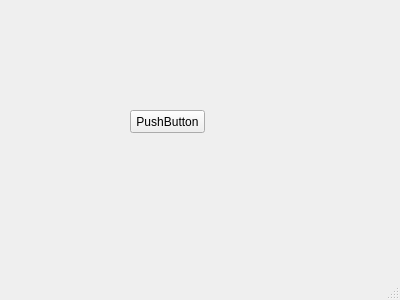
<?xml version="1.0" encoding="UTF-8"?>
<ui version="4.0">
 <class>MainWindow</class>
 <widget class="QMainWindow" name="MainWindow">
  <property name="geometry">
   <rect>
    <x>0</x>
    <y>0</y>
    <width>400</width>
    <height>300</height>
   </rect>
  </property>
  <property name="windowTitle">
   <string>MainWindow</string>
  </property>
  <widget class="QWidget" name="centralWidget">
   <widget class="QPushButton" name="pushButton">
    <property name="geometry">
     <rect>
      <x>130</x>
      <y>110</y>
      <width>75</width>
      <height>23</height>
     </rect>
    </property>
    <property name="text">
     <string>PushButton</string>
    </property>
   </widget>
  </widget>
  <widget class="QStatusBar" name="statusBar"/>
 </widget>
 <layoutdefault spacing="6" margin="11"/>
 <resources/>
 <connections/>
</ui>
